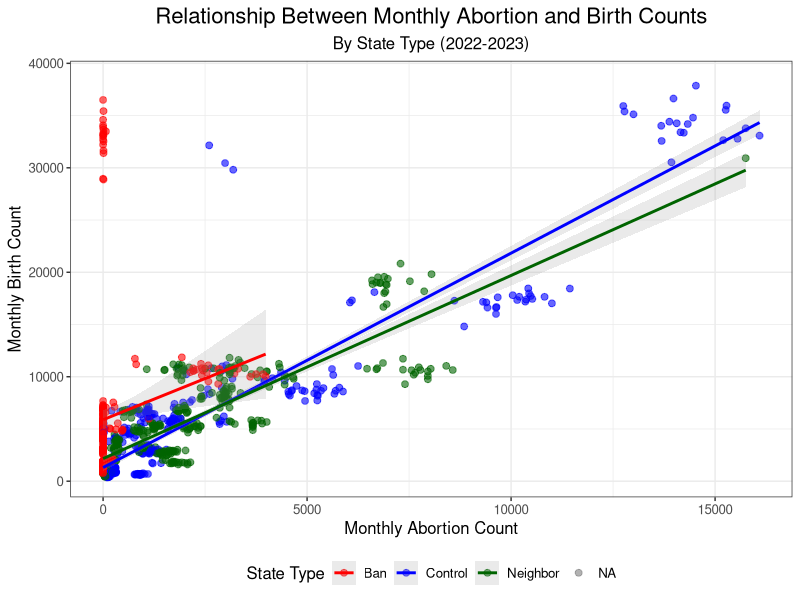

This chart was generated by the following R code:
library(dplyr)
library(ggplot2)
library(ggrepel)

# Load the data
abortion_diffs <- read.csv('data/abortion_diffs.csv')
birth_diffs <- read.csv('data/birth_diffs.csv')

# Calculate actual counts from rates
abortion_diffs$AbortionCount <- abortion_diffs$AbortionsPerThousandWomen * abortion_diffs$Population / 1000
birth_diffs$BirthCount <- birth_diffs$BirthsPerThousandWomen * birth_diffs$Population / 1000

# Merge the data
merged_data <- full_join(
  abortion_diffs %>% select(State, Year, Month, AbortionCount, TreatedOriginal),
  birth_diffs %>% select(State, Year, Month, BirthCount),
  by = c("State", "Year", "Month")
)

# Create the plot
plot <- ggplot(merged_data, aes(x = AbortionCount, y = BirthCount, color = TreatedOriginal)) +
  geom_point(alpha = 0.6, size = 2) +
  geom_smooth(method = "lm", se = TRUE, alpha = 0.2) +
  scale_color_manual(values = c("Control" = "blue", "Neighbor" = "darkgreen", "Ban" = "red")) +
  theme_bw() +
  labs(
    x = "Monthly Abortion Count",
    y = "Monthly Birth Count",
    color = "State Type",
    title = "Relationship Between Monthly Abortion and Birth Counts",
    subtitle = "By State Type (2022-2023)"
  ) +
  theme(
    text = element_text(size = 12),
    plot.title = element_text(hjust = 0.5, size = 16),
    plot.subtitle = element_text(hjust = 0.5, size = 12),
    legend.position = "bottom"
  )

# Save the plot
ggsave('figures/birth_abortion_relationship.png', plot, width = 10, height = 8, dpi = 300)

# Print summary statistics
cat("\nSummary Statistics:\n")
cat("Correlation between abortion and birth counts:", 
    cor(merged_data$AbortionCount, merged_data$BirthCount, use = "complete.obs"), "\n")

# Print regression results
model <- lm(BirthCount ~ AbortionCount + TreatedOriginal, data = merged_data)
cat("\nRegression Results:\n")
print(summary(model)) 